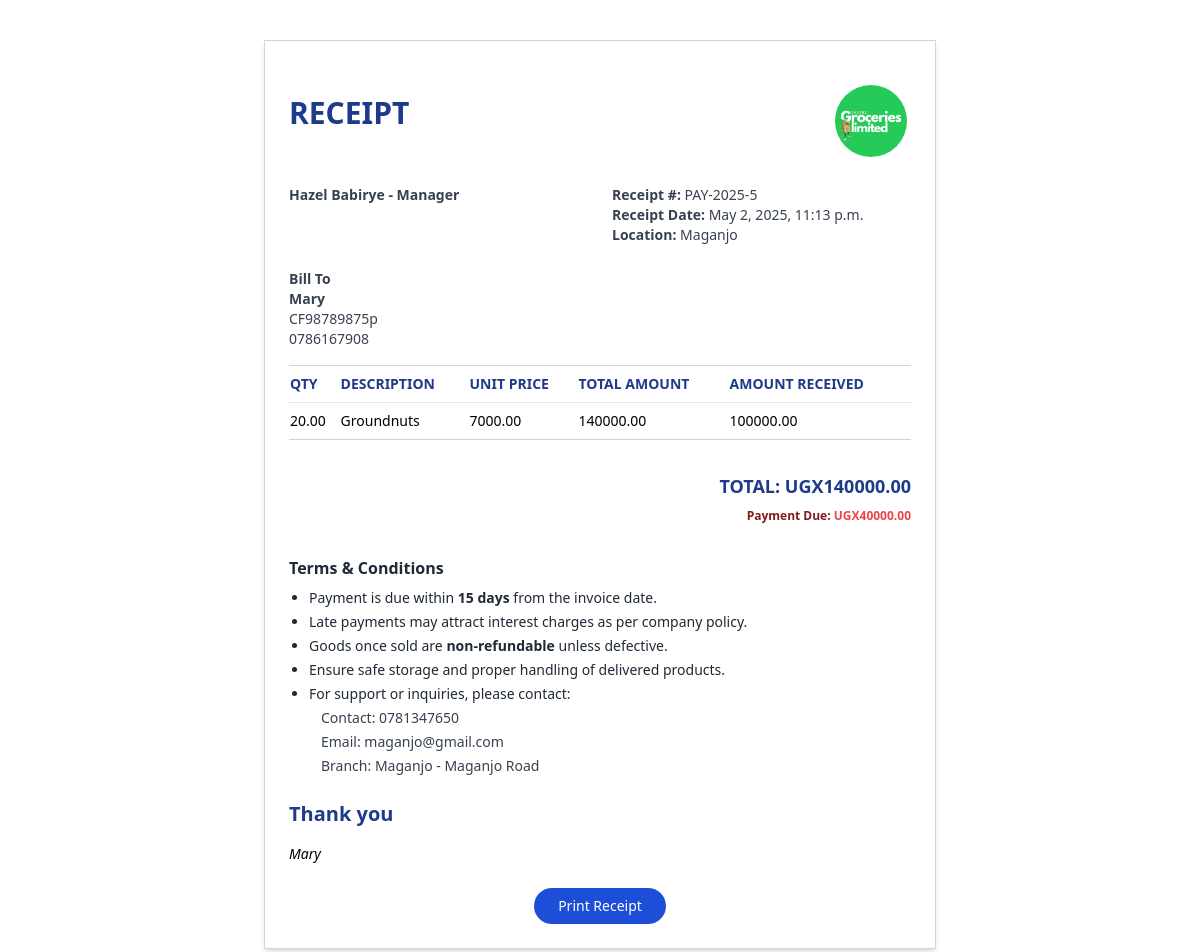
The app's page /sales/receipt/5/ (signed in) with its own data.
### core/models.py (models this page shows, shortened)
class Sale(models.Model):
    PAYMENT_CHOICES = [
        ('cash', 'Cash'),
        ('credit', 'Credit'),
        ('mobile_money', 'Mobile Money'),
    ]
    produce = models.ForeignKey(Produce, on_delete=models.CASCADE)
    quantity = models.DecimalField(max_digits=10, decimal_places=2)
    selling_price = models.DecimalField(max_digits=10, decimal_places=2)
    total_amount = models.DecimalField(max_digits=15, decimal_places=2, blank=True, null=True)
    amount_received = models.DecimalField(max_digits=15, decimal_places=2, default=0)
    change = models.DecimalField(max_digits=15, decimal_places=2, blank=True, null=True)
    payment_method = models.CharField(max_length=20, choices=PAYMENT_CHOICES)
    due_date = models.DateField(null=True, blank=True)
    buyer_national_id = models.CharField(max_length=20, null=True, blank=True)
    buyer_contact = models.CharField(max_length=15, null=True, blank=True)
    customer_name = models.CharField(max_length=100)
    branch = models.ForeignKey(Branch, on_delete=models.CASCADE)
    sales_agent = models.ForeignKey(settings.AUTH_USER_MODEL, on_delete=models.CASCADE)
    sale_date = models.DateTimeField(auto_now_add=True)
    is_paid = models.BooleanField(default=True)
    notes = models.TextField(blank=True)

class CustomUser(AbstractUser):
    USER_TYPE_CHOICES = [
        ('admin', 'Admin'),
        ('manager', 'Manager'),
        ('sales_agent', 'Sales Agent'),
    ]
    phone_number = models.CharField(max_length=15, blank=True)
    user_type = models.CharField(max_length=20, choices=USER_TYPE_CHOICES, default='sales_agent')
    profile_picture = models.ImageField(upload_to='profile_pics/', blank=True, null=True)
    branch = models.ForeignKey('Branch', on_delete=models.SET_NULL, null=True, blank=True)
    is_active = models.BooleanField(default=True)
    created_at = models.DateTimeField(auto_now_add=True)
    updated_at = models.DateTimeField(auto_now=True)
    def __str__(self):
        return f"{self.get_full_name()} - {self.get_user_type_display()}"

class Branch(models.Model):
    name = models.CharField(max_length=100)
    location = models.CharField(max_length=200)
    phone_number = models.CharField(max_length=15)
    email = models.EmailField(blank=True)
    address = models.TextField()
    created_at = models.DateTimeField(auto_now_add=True)
    updated_at = models.DateTimeField(auto_now=True)

class Produce(models.Model):
    PRODUCE_TYPE_CHOICES = [
        ('beans', 'Beans'),
        ('maize', 'Maize'),
        ('g-nuts', 'Groundnuts'),
        ('soybeans', 'Soybeans'),
        ('cowpeas', 'Cowpeas'),
    ]
    name = models.CharField(max_length=200)
    type = models.CharField(max_length=100, choices=PRODUCE_TYPE_CHOICES)
    image = models.ImageField(upload_to='produce_images/', null=True, blank=True)
    buying_price = models.DecimalField(max_digits=10, decimal_places=2)
    selling_price = models.DecimalField(max_digits=10, decimal_places=2)
    dealer = models.ForeignKey(Dealer, on_delete=models.SET_NULL, null=True)
    created_at = models.DateTimeField(auto_now_add=True)
    updated_at = models.DateTimeField(auto_now=True)

### core/views.py (the view)
# urls.py: path('sales/receipt/<int:pk>/', views.sale_receipt, name='sale_receipt'),
@login_required
def sale_receipt(request, pk):
    user = request.user
    if user.user_type == 'admin':
        sales = Sale.objects.get(pk=pk)
    else:
        sales = Sale.objects.get(pk=pk, branch=user.branch)
    outstanding = sales.total_amount - sales.amount_received
    return render(request, 'core/sale_receipt.html', {'sales': sales, 'outstanding':outstanding})

### core/templates/core/sale_receipt.html (shortened to what this page needs)
<!DOCTYPE html>
<html lang="en">
<head>
  <script src="https://cdn.tailwindcss.com"></script>
</head>
<body class="bg-white p-10 font-sans text-sm">
  <div class="max-w-2xl mx-auto border border-gray-300 p-6 shadow-md">
    <div class="flex justify-between items-center mb-6">
      <h2 class="text-3xl font-bold text-blue-900">RECEIPT</h2>
      <div class="flex justify-center mt-4"><img src="/static/imgs/bg2.png/" class="w-30 h-20 rounded-full border-4 border-white"
        alt="Profile"></div>
    </div>
    <div class="grid grid-cols-2 gap-6 text-gray-700 mb-6">
      <div>
        <p class="font-bold">{{sales.sales_agent}}</p>
      </div>
      <div>
        <p><span class="font-bold">Receipt #:</span> PAY-2025-{{sales.id}}</p>
        <p><span class="font-bold">Receipt Date:</span> {{sales.sale_date}}</p>
        <p><span class="font-bold">Location:</span> {{sales.sales_agent.branch.name}}</p>
      </div>
    </div>
    <div class="grid grid-cols-2 gap-6 text-gray-700 mb-4">
      <div>
        <p class="font-bold">Bill To</p>
        <p class="font-bold">{{sales.customer_name}}</p>
        <p>{{sales.buyer_national_id}}</p>
        <p>{{sales.buyer_contact}}</p>
      </div>
    </div>
    <table class="w-full text-left border-t border-b border-gray-300 mb-6">
      <thead class="text-blue-900">
        <tr>
          <th class="py-2">QTY</th>
          <th class="py-2">DESCRIPTION</th>
          <th class="py-2">UNIT PRICE</th>
          <th class="py-2">TOTAL AMOUNT</th>
          <th class="py-2">AMOUNT RECEIVED</th>
        </tr>
      </thead>
      <tbody>
        <tr class="border-t">
          <td class="py-2">{{sales.quantity}}</td>
          <td>{{sales.produce.name}}</td>
          <td>{{sales.selling_price}}</td>
          <td>{{sales.total_amount}}</td>
          <td>{{sales.amount_received}}</td>
        </tr>
      </tbody>
    </table>
    <div class="flex justify-end text-right mb-8">
      <div class="w-1/2">
        <p class="text-lg font-bold text-blue-900 mt-2">TOTAL: UGX{{sales.total_amount}}</p>
        {% if sales.is_paid %}
        <p class="text-xs font-bold text-red-900 mt-2">Change: UGX{{sales.change}}</p>
        {% else %}
        <p class="text-xs font-bold text-red-900 mt-2">Payment Due: <span class="text-xs font-bold text-red-500" >UGX{{outstanding}}</span></p>
        {% endif %}
      </div>
    </div>
    <div class="mt-6 mb-6 text-sm text-gray-800">
        <h2 class="font-bold text-base mb-2">Terms & Conditions</h2>
        <ul class="list-disc pl-5 space-y-1">
          <li>Payment is due within <span class="font-semibold">15 days</span> from the invoice date.</li>
          <li>Late payments may attract interest charges as per company policy.</li>
          <li>Goods once sold are <span class="font-semibold">non-refundable</span> unless defective.</li>
          <li>Ensure safe storage and proper handling of delivered products.</li>
          <li>For support or inquiries, please contact:</li>
          <ul class="list-none pl-3 space-y-1 text-gray-700">
            <li><span class="font-medium">Contact:</span> {{sales.sales_agent.branch.phone_number}}</li>
            <li><span class="font-medium">Email:</span> {{sales.sales_agent.branch.email}}</li>
            <li><span class="font-medium">Branch:</span> {{sales.sales_agent.branch.name}} - {{sales.sales_agent.branch.address}}</li>
          </ul>
        </ul>
    </div>
    <div class="text-blue-900 font-bold text-xl mb-4">Thank you</div>
    <p class="italic">{{sales.customer_name}}</p>
    <div class="mt-6 text-center">
      <button onclick="printReceipt()" class="bg-blue-700 hover:bg-blue-800 text-white px-6 py-2 rounded-full">Print Receipt</button>
    </div>
  </div>
</body>
</html>

### records on screen
Sale: sales_agent "Hazel Babirye - Manager", id "5", sale_date "May 2, 2025, 11:13 p.m.", sales_agent.branch.name "Maganjo", customer_name "Mary", buyer_national_id "CF98789875p", buyer_contact "0786167908", quantity "20.00", produce.name "Groundnuts", selling_price "7000.00", total_amount "140000.00", amount_received "100000.00", sales_agent.branch.phone_number "0781347650", sales_agent.branch.email "maganjo@gmail.com", sales_agent.branch.address "Maganjo Road"

### other values on screen
{{ outstanding }} "40000.00"
